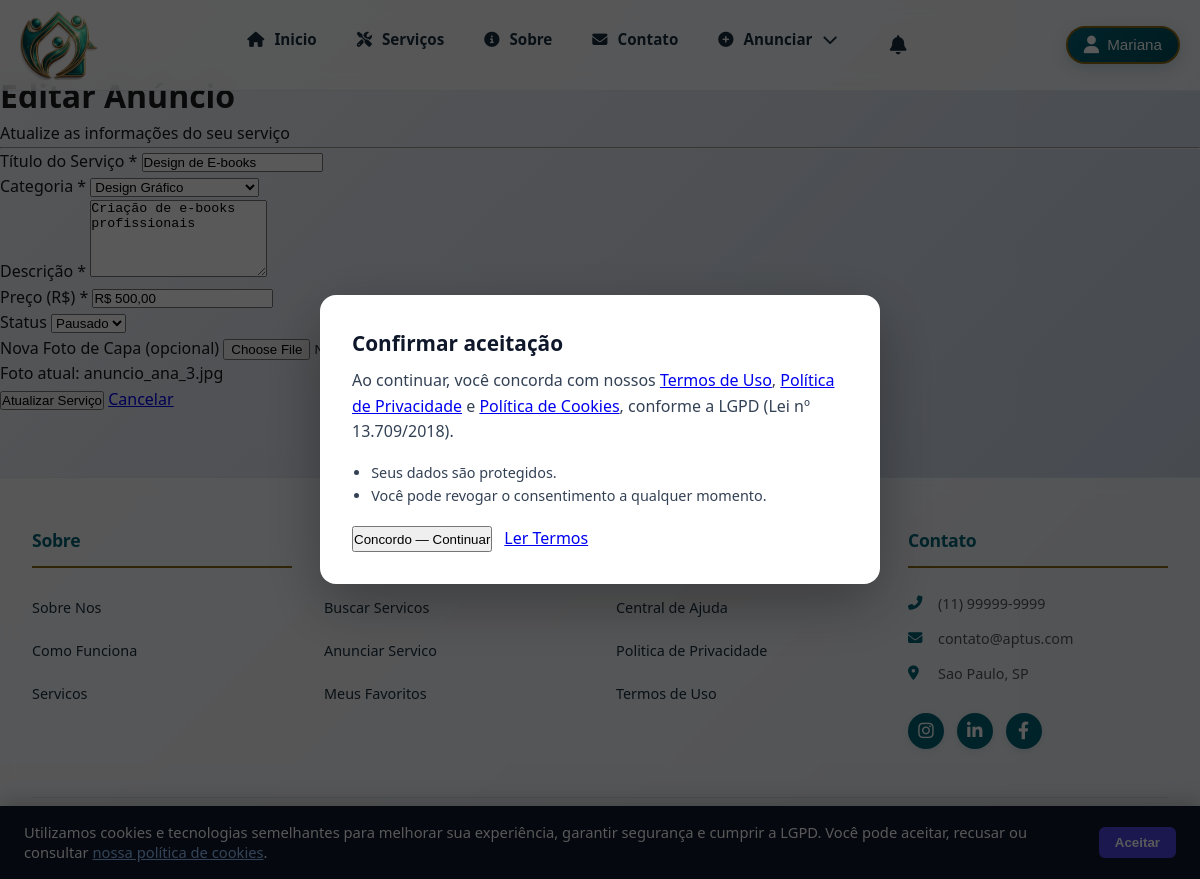
The page /anuncios/editar/16 (signed in) on the database its author committed.
### tables this page shows
CREATE TABLE anuncio_servico (
    id_anuncio INT PRIMARY KEY AUTO_INCREMENT,
    id_usuario INT NOT NULL COMMENT 'dono do anuncio (freelancer)',
    id_categoria INT,
    titulo VARCHAR(150) NOT NULL,
    descricao TEXT NOT NULL,
    slug VARCHAR(180) UNIQUE,
    preco DECIMAL(10,2) NOT NULL COMMENT 'preco sugerido (RF05)',
    foto_capa VARCHAR(255),
    situacao ENUM('ativo', 'pausado', 'excluido') DEFAULT 'ativo'
        COMMENT 'controlado pelo proprio freelancer (RF06)',
    id_situacao_moderacao INT NOT NULL DEFAULT 1
        COMMENT 'Pendente/Aprovado/Rejeitado - controlado pelo moderador (RF17)',
    motivo_remocao VARCHAR(255) NULL,
    visualizacoes INT DEFAULT 0,
    data_criacao TIMESTAMP DEFAULT CURRENT_TIMESTAMP,
    data_atualizacao TIMESTAMP DEFAULT CURRENT_TIMESTAMP ON UPDATE CURRENT_TIMESTAMP,
    FOREIGN KEY (id_usuario) REFERENCES usuario(id_usuario),
    FOREIGN KEY (id_categoria) REFERENCES categoria(id_categoria),
    FOREIGN KEY (id_situacao_moderacao) REFERENCES situacao(id_situacao)
);

CREATE TABLE usuario (
    id_usuario INT PRIMARY KEY AUTO_INCREMENT,
    id_perfil INT NOT NULL DEFAULT 3,
    nome VARCHAR(150) NOT NULL,
    email VARCHAR(100) UNIQUE NOT NULL,
    senha VARCHAR(255) NOT NULL,
    telefone VARCHAR(15),
    whatsapp VARCHAR(15) NULL COMMENT 'usado para gerar o link https://wa.me/... (RF08)',
    cpf_cnpj VARCHAR(20) UNIQUE,
    data_nascimento DATE,
    foto_perfil VARCHAR(255),
    bio TEXT,
    cidade VARCHAR(100),
    estado CHAR(2),
    nota_media DECIMAL(3,2) DEFAULT 0,
    total_avaliacoes INT DEFAULT 0,
    ativo BOOLEAN DEFAULT TRUE,
    banido BOOLEAN DEFAULT FALSE,
    motivo_banimento VARCHAR(255) NULL,
    data_banimento DATETIME NULL,
    id_moderador_banimento INT NULL,
    token_verificacao VARCHAR(64) NULL,
    email_verificado BOOLEAN DEFAULT FALSE,
    data_verificacao DATETIME NULL,
    remember_token VARCHAR(64) NULL,
    data_criacao TIMESTAMP DEFAULT CURRENT_TIMESTAMP,
    data_atualizacao TIMESTAMP DEFAULT CURRENT_TIMESTAMP ON UPDATE CURRENT_TIMESTAMP,
    FOREIGN KEY (id_perfil) REFERENCES perfil(id_perfil),
    FOREIGN KEY (id_moderador_banimento) REFERENCES usuario(id_usuario),
    INDEX idx_remember_token (remember_token)
);

CREATE TABLE categoria (
    id_categoria INT PRIMARY KEY AUTO_INCREMENT,
    nome VARCHAR(80) NOT NULL,
    descricao VARCHAR(255),
    icone VARCHAR(60),
    ativo BOOLEAN DEFAULT TRUE
);

### app/Controllers/AnuncioController.php (called while the page is built, shortened)
<?php
require_once __DIR__ . '/../Models/Anuncio.php';
require_once __DIR__ . '/../Models/Categoria.php';
class AnuncioController
{
    private $anuncio;
    private $categoria;
    public function __construct()
    {
        $this->anuncio   = new Anuncio();
        $this->categoria = new Categoria();
    }
    public function editar($id = null)
    {
        $anuncio = $this->anuncio->findById($id);
        $categorias   = $this->categoria->getAll();
        require '../app/Views/anuncios/editar.php';
    }
}

### app/Core/Router.php (called while the page is built, shortened)
<?php
class Router
{
    private $routes = [
        'GET'  => [],
        'POST' => [],
    ];
    private static $routeCache = [];
    public function get($uri, $action, $roles = [])
    {
        $this->routes['GET'][$uri] = [
            'action' => $action,
            'roles'  => $roles,
        ];
    }
    public function post($uri, $action, $roles = [])
    {
        $this->routes['POST'][$uri] = [
            'action' => $action,
            'roles'  => $roles,
        ];
    }
    public function dispatch($requestUri)
    {
        $path = parse_url($requestUri, PHP_URL_PATH);
        $basePath = '/Aptus';
        $path = str_replace($basePath, '', $path);
        $method = $_SERVER['REQUEST_METHOD'];
        $cacheKey = $method . ':' . $path;
        if (isset(self::$routeCache[$cacheKey])) {
            $route  = self::$routeCache[$cacheKey];
            $params = [];
        } else {
            $route  = $this->routes[$method][$path] ?? null;
            $params = [];
            if (!$route) {
                foreach ($this->routes[$method] as $routePath => $routeData) {
                    if (str_contains($routePath, '{')) {
                        $pattern = preg_replace(
                            '#\{[a-zA-Z0-9_]+\}#',
                            '([a-zA-Z0-9\-]+)',
                            $routePath
                        );
                        $pattern = "#^" . $pattern . "$#";
                        if (preg_match($pattern, $path, $matches)) {
                            array_shift($matches);
                            $route  = $routeData;
                            $params = $matches;
                            break;
                        }
                    }
                }
            }
            if ($route) {
                self::$routeCache[$cacheKey] = $route;
            }
        }
        $action = $route['action'];
        [$controller, $methodName] = explode('@', $action);
        $controllerInstance = new $controller();
        $controllerInstance->$methodName(...$params);
    }
}

### public/index.php (called while the page is built, shortened)
<?php
require_once __DIR__ . '/../app/Config/config.php';
require_once __DIR__ . '/../app/Config/database.php';
require_once __DIR__ . '/../app/Core/Router.php';
$router = new Router();
$router->dispatch($_SERVER['REQUEST_URI']);

### app/Models/Anuncio.php (called while the page is built, shortened)
<?php
require_once __DIR__ . '/../Config/database.php';
class Anuncio
{
    private $conn;
    public function __construct()
    {
        $this->conn = Database::getConnection();
    }
    public function findById($id)
    {
        $sql = "SELECT a.*, u.nome AS freelancer_nome, u.foto_perfil, u.nota_media,
                       c.nome AS categoria_nome, c.icone AS categoria_icone
                FROM anuncio_servico a
                JOIN usuario u ON a.id_usuario = u.id_usuario
                JOIN categoria c ON a.id_categoria = c.id_categoria
                WHERE a.id_anuncio = ?";
        $stmt = $this->conn->prepare($sql);
        $stmt->execute([$id]);
        return $stmt->fetch(PDO::FETCH_ASSOC);
    }
}

### app/Config/config.php (called while the page is built, shortened)
<?php
class Config
{
    private static $config = [];
    public static function get($key, $default = null)
    {
        return self::$config[$key] ?? $default;
    }
}

### app/Config/database.php (called while the page is built, shortened)
<?php
require_once __DIR__ . '/config.php';
class Database
{
    private static $connection = null;
    public static function getConnection()
    {
        if (self::$connection === null) {
            $host   = Config::get('DB_HOST') ?: '127.0.0.1';
            $port   = Config::get('DB_PORT') ?: '3306';
            $dbname = Config::get('DB_NAME') ?: 'Aptus';
            $user   = Config::get('DB_USER') ?: 'root';
            $pass   = Config::get('DB_PASS') ?: '';
            try {
                self::$connection = new PDO(
                    "mysql:host={$host};port={$port};dbname={$dbname};charset=utf8mb4",
                    $user,
                    $pass,
                    [
                        PDO::ATTR_ERRMODE            => PDO::ERRMODE_EXCEPTION,
                        PDO::ATTR_DEFAULT_FETCH_MODE => PDO::FETCH_ASSOC,
                        PDO::ATTR_EMULATE_PREPARES   => false,
                        PDO::MYSQL_ATTR_INIT_COMMAND => "SET NAMES utf8mb4 COLLATE utf8mb4_unicode_ci",
                        PDO::ATTR_TIMEOUT            => 5,
                    ]
                );
            } catch (PDOException $e) {
                error_log('Falha de conexão MySQL: ' . $e->getMessage());
                throw new RuntimeException(
                    'Serviço temporariamente indisponível. Tente novamente em instantes.',
                    0,
                    $e
                );
            }
        }
        return self::$connection;
    }
}

### app/Models/Categoria.php (called while the page is built, shortened)
<?php
require_once __DIR__ . '/../Config/database.php';
class Categoria
{
    private $conn;
    public function __construct()
    {
        $this->conn = Database::getConnection();
    }
    public function getAll()
    {
        $sql = "SELECT * FROM categoria WHERE ativo = TRUE ORDER BY nome";
        $stmt = $this->conn->prepare($sql);
        $stmt->execute();
        return $stmt->fetchAll(PDO::FETCH_ASSOC);
    }
}

### app/Views/anuncios/editar.php (the view, shortened to what this page needs)
<?php
require_once __DIR__ . '/../layouts/header.php';
require_once __DIR__ . '/../layouts/nav.php';
$anuncio = $anuncio ?? [];
$categorias = $categorias ?? [];
?>
<h1>Editar Anúncio</h1>
<p>Atualize as informações do seu serviço</p>
<hr>
<form method="POST" action="/Aptus/anuncios/atualizar" enctype="multipart/form-data">
    <div>
        <label for="titulo">Título do Serviço *</label>
        <input type="text" id="titulo" name="titulo" value="<?= htmlspecialchars($anuncio['titulo'] ?? '') ?>" required>
    </div>
    <div>
        <label for="categoria_id">Categoria *</label>
        <select id="categoria_id" name="categoria_id" required>
            <?php foreach ($categorias as $cat): ?>
                <option value="<?= $cat['id_categoria'] ?>" <?= ($anuncio['id_categoria'] ?? 0) == $cat['id_categoria'] ? 'selected' : '' ?>>
                    <?= htmlspecialchars($cat['nome']) ?>
                </option>
            <?php endforeach; ?>
        </select>
    </div>
    <div>
        <label for="descricao">Descrição *</label>
        <textarea id="descricao" name="descricao" rows="5" required><?= htmlspecialchars($anuncio['descricao'] ?? '') ?></textarea>
    </div>
    <div>
        <label for="preco">Preço (R$) *</label>
        <input type="number" id="preco" name="preco" value="<?= $anuncio['preco'] ?? 0 ?>" step="0.01" min="0" required>
    </div>
    <div>
        <label for="situacao">Status</label>
        <select id="situacao" name="situacao">
            <option value="pausado" <?= ($anuncio['situacao'] ?? '') == 'pausado' ? 'selected' : '' ?>>Pausado</option>
        </select>
    </div>
    <div>
        <label for="foto_capa">Nova Foto de Capa (opcional)</label>
        <?php if (!empty($anuncio['foto_capa'])): ?>
            <p>Foto atual: <?= htmlspecialchars($anuncio['foto_capa']) ?></p>
        <?php endif; ?>
    </div>
    <div>
        <button type="submit">Atualizar Serviço</button>
        <a href="/Aptus/anuncios/meus">Cancelar</a>
    </div>
</form>
<?php require_once __DIR__ . '/../layouts/footer.php'; ?>

### app/Views/layouts/nav.php (shortened to what this page needs)
<?php
$usuario = $_SESSION['usuario'] ?? null;
if ($usuario) {
    $nomeUsuario = $usuario['nome'] ?? 'Usuario';
    $role = $usuario['role'] ?? 3;
} else {
    $nomeUsuario = null;
    $role = null;
    $totalNotificacoes = 0;
}
?>
<nav class="navbar">
    <a href="/Aptus/" class="navbar-logo">
        <img id="img-logo" src="/Aptus/public/images/logo.png"
             alt="Logo"
             onerror="this.src='/Aptus/public/images/logo-default.png'; this.onerror=null;">
    </a>
    <ul class="navbar-links">
        <li><a href="/Aptus/"><i class="fas fa-home"></i> Inicio</a></li>
        <li><a href="/Aptus/anuncios"><i class="fas fa-tools"></i> Serviços</a></li>
        <li><a href="/Aptus/sobre"><i class="fas fa-info-circle"></i> Sobre</a></li>
        <li><a href="/Aptus/contato"><i class="fas fa-envelope"></i> Contato</a></li>
        <?php if ($usuario && $role == 3): ?>
            <li class="dropdown">
                <a href="#" class="dropdown-toggle">
                    <i class="fas fa-plus-circle"></i> Anunciar <i class="fas fa-chevron-down"></i>
                </a>
            </li>
        <?php endif; ?>
        <?php if ($usuario): ?>
            <li>
                <a href="/Aptus/notificacoes" class="nav-notificacao" id="navNotificacao">
                    <i class="fas fa-bell"></i>
                </a>
            </li>
        <?php endif; ?>
    </ul>
    <div class="navbar-perfil">
        <?php if ($usuario): ?>
            <button class="btn-perfil-navbar" id="btnPerfilNavbar">
                <i class="fas fa-user"></i>
                <span><?php echo htmlspecialchars(explode(' ', $nomeUsuario)[0]); ?></span>
            </button>
        <?php else: ?>
            <a href="/Aptus/login" class="btn-login-navbar">
                <i class="fas fa-sign-in-alt"></i> Logar
            </a>
        <?php endif; ?>
    </div>
</nav>

### rows shown on the page
anuncio_servico: id_usuario.nome "Mariana", titulo "Design de E-books", categoria_id "Design Gráfico", descricao "Criação de e-books profissionais", preco "R$ 500,00", situacao "Pausado", foto_capa "anuncio_ana_3.jpg"
